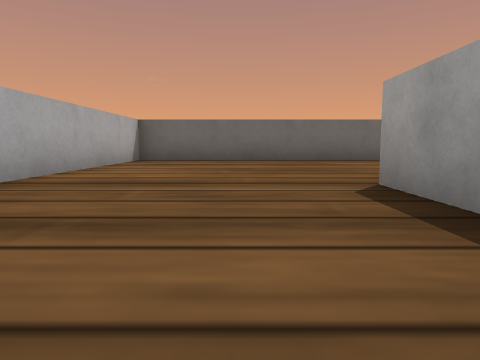
View 1 (above)

24 first-person views from a walk through a world built for the Webots simulator. The camera is 0.04 m above the floor, tilts 6° down and sees 70° across. The floor is counted in squares, 0.1 m on a side. Each view is taken from the middle of a square. On the plan, view 1 faces up. The plan holds only what a view shows up to about 9 squares ahead; the rest is blank. Robots are left out. Webots' stock objects and surfaces are drawn as simple stand-ins.

View 2
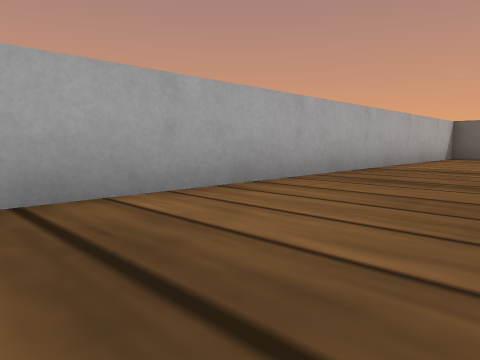

View 3
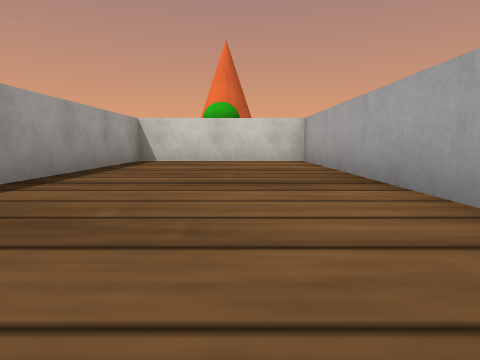

View 4
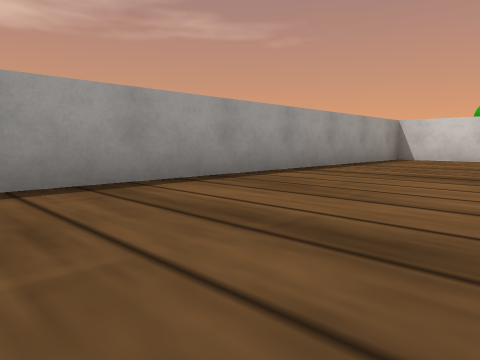

View 5
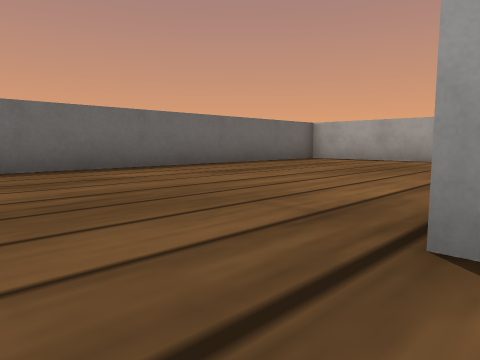

View 6
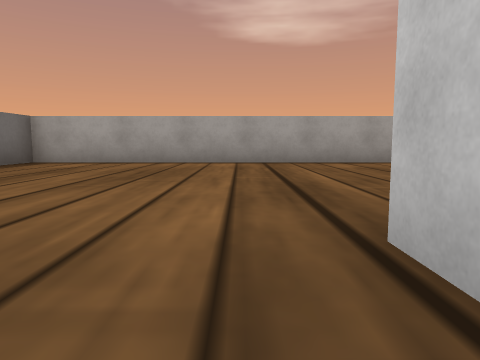

View 7
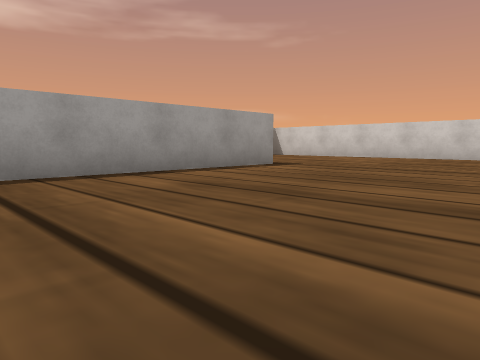

View 8
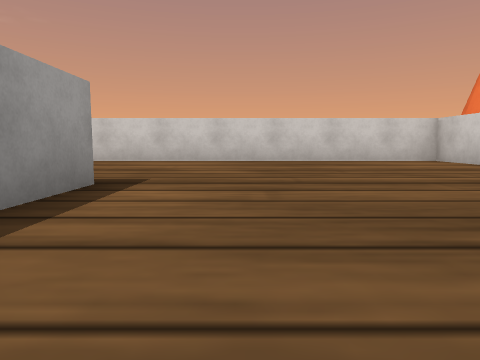

View 9
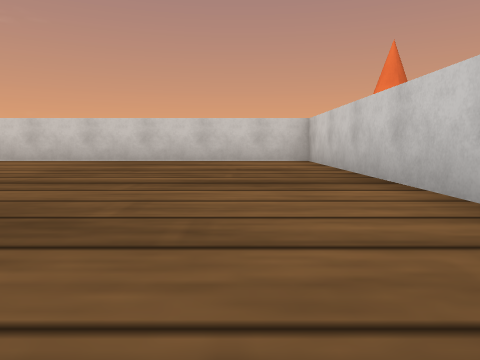

View 10
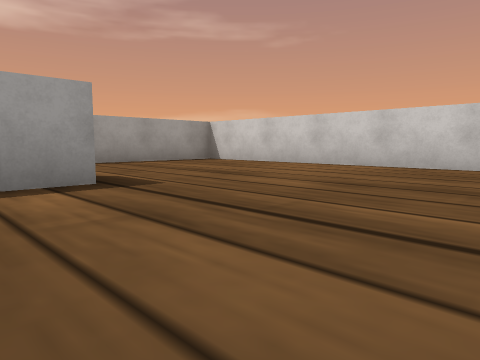

View 11
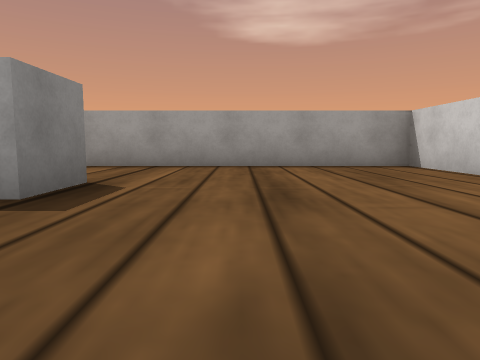

View 12
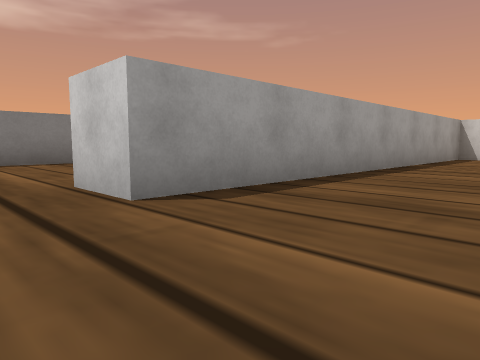

View 13
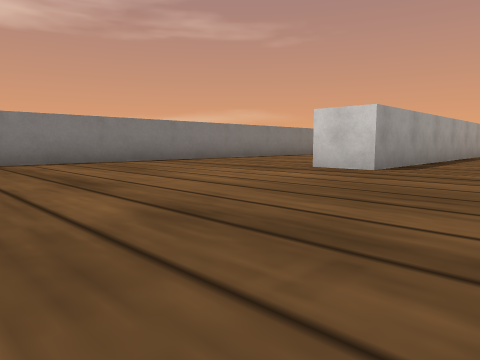

View 14
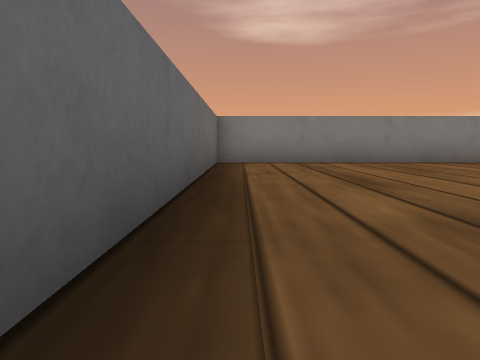

View 15
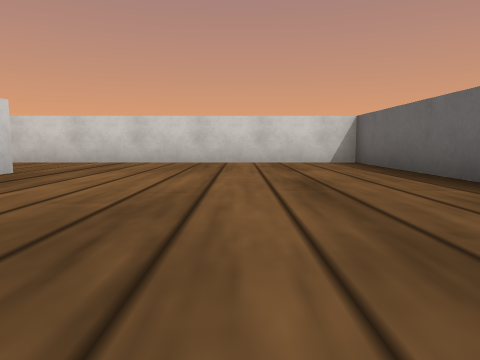

View 16
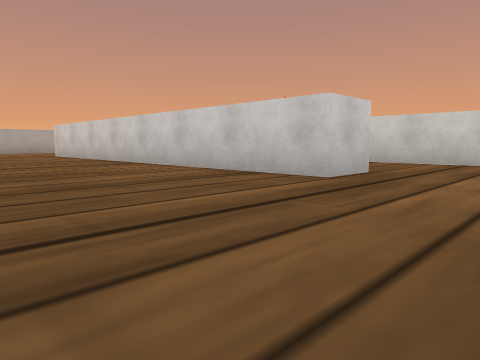

View 17
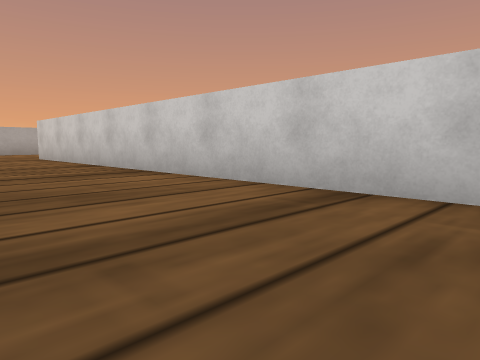

View 18
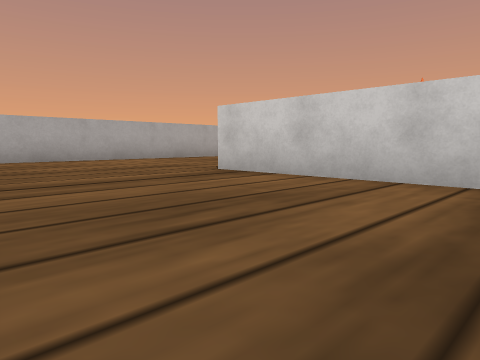

View 19
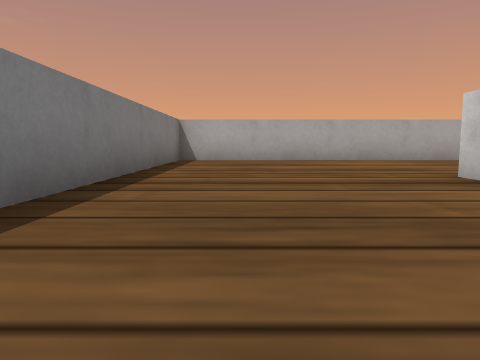

View 20
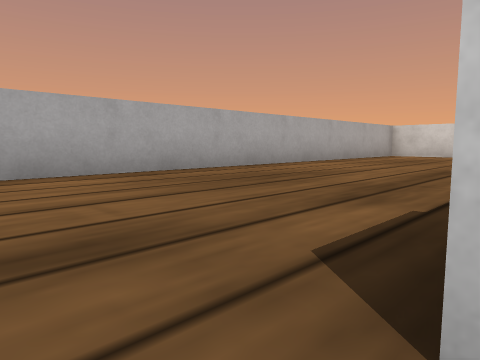

View 21
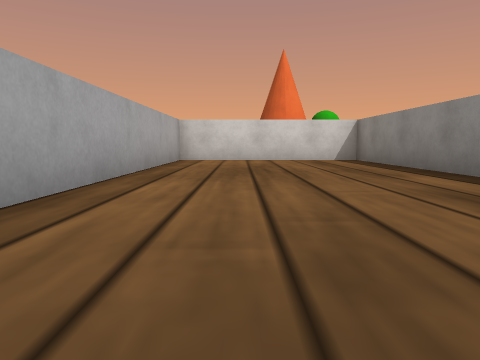

View 22
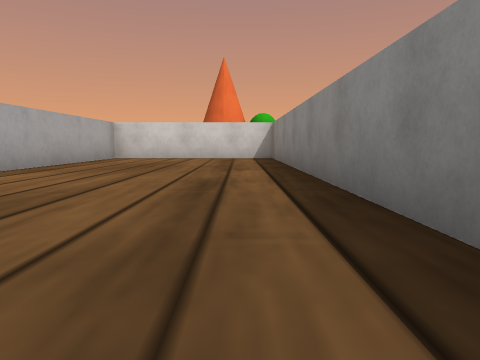

View 23
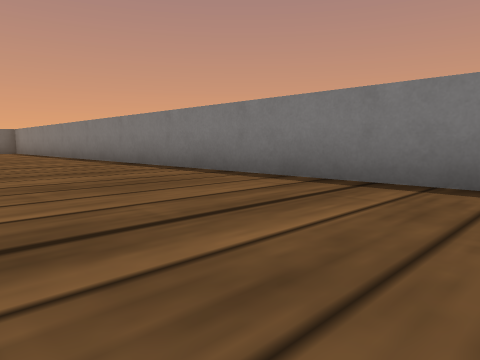

View 24
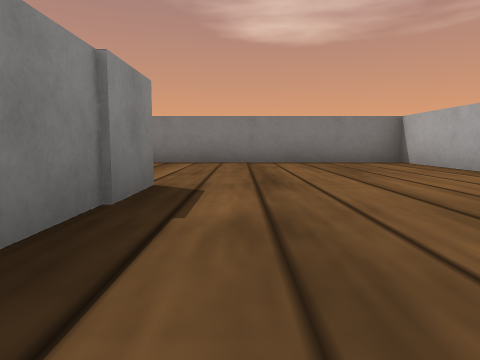

### Floor plan
Ten units are one square. View 1 is at (0, 0); x grows to the right and y downward. Boxes are objects, and circles mark ways between rooms. Rooms are numbered by the first view taken in them; rooms with no view inside come last. Other rooms are left out.
<svg viewBox="-30 -90 210 210">
<path fill="none" stroke="#000" d="M18 -34 25 -34M25 -85 -25 -85 -25 61 14 61 14 -35M24 2 24 61 95 61M96 14 85 14 85 -85 25 -85M136 -85 96 -85 96 -10M95 61 122 61 122 -28 133 -28M133 -28 133 71 24 71 24 115 175 115 175 -85 136 -85"/>
<circle cx="20" cy="-60" r="3" fill="#2a7"/>
<circle cx="90" cy="35" r="3" fill="#2a7"/>
<circle cx="125" cy="-55" r="3" fill="#2a7"/>
<text x="0" y="-20">1</text>
<text x="60" y="-10">2</text>
<text x="110" y="-30">3</text>
<text x="140" y="40">4</text>
</svg>
Room 1 opens to room 2. Room 2 opens to room 3. Room 3 opens to room 4.

Where each view was taken, in squares from view 1:
view 1: 0 up, 0 right, facing up
view 2: 2 down, 0 right, facing up-left
view 3: 2 up, 1 left, facing down
view 4: 3 up, 2 left, facing down-right
view 5: 3 up, 0 right, facing up-right
view 6: 4 up, 1 right, facing right
view 7: 4 up, 4 right, facing down-right
view 8: 2 up, 7 right, facing down
view 9: 2 up, 4 right, facing down
view 10: 0 up, 5 right, facing down-right
view 11: 3 down, 6 right, facing right
view 12: 4 up, 10 right, facing down-right
view 13: 8 up, 10 right, facing down-right
view 14: 8 up, 10 right, facing right
view 15: 6 up, 17 right, facing left
view 16: 5 up, 17 right, facing down-left
view 17: 3 up, 16 right, facing down-left
view 18: 3 down, 17 right, facing down-left
view 19: 3 down, 16 right, facing down
view 20: 7 down, 14 right, facing down-left
view 21: 10 down, 11 right, facing left
view 22: 8 down, 12 right, facing left
view 23: 8 down, 14 right, facing up-right
view 24: 8 down, 10 right, facing right
